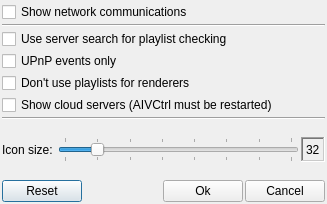
<?xml version="1.0" encoding="UTF-8"?>
<ui version="4.0">
 <class>CSettings</class>
 <widget class="QDialog" name="CSettings">
  <property name="geometry">
   <rect>
    <x>0</x>
    <y>0</y>
    <width>327</width>
    <height>204</height>
   </rect>
  </property>
  <property name="windowTitle">
   <string>Settings</string>
  </property>
  <layout class="QVBoxLayout" name="verticalLayout">
   <property name="spacing">
    <number>2</number>
   </property>
   <property name="leftMargin">
    <number>2</number>
   </property>
   <property name="topMargin">
    <number>2</number>
   </property>
   <property name="rightMargin">
    <number>2</number>
   </property>
   <property name="bottomMargin">
    <number>2</number>
   </property>
   <item>
    <widget class="QCheckBox" name="m_networkCom">
     <property name="toolTip">
      <string>Show or hide the visualization of network communications. </string>
     </property>
     <property name="toolTipDuration">
      <number>-5</number>
     </property>
     <property name="text">
      <string>Show network communications</string>
     </property>
    </widget>
   </item>
   <item>
    <widget class="Line" name="line">
     <property name="orientation">
      <enum>Qt::Horizontal</enum>
     </property>
    </widget>
   </item>
   <item>
    <widget class="QCheckBox" name="m_search">
     <property name="toolTip">
      <string>To update playlists with invalid entries, use the server features if they exist. The update can be faster but lead to errors.</string>
     </property>
     <property name="text">
      <string>Use server search for playlist checking</string>
     </property>
    </widget>
   </item>
   <item>
    <widget class="QCheckBox" name="m_eventOnly">
     <property name="toolTip">
      <string>May reduce the network trafic, but also create some operating erreors.</string>
     </property>
     <property name="text">
      <string>UPnP events only</string>
     </property>
    </widget>
   </item>
   <item>
    <widget class="QCheckBox" name="m_playlists">
     <property name="toolTip">
      <string>Don't use playlists capabilities of renderer. Use only basic UPnP functions.</string>
     </property>
     <property name="text">
      <string>Don't use playlists for renderers</string>
     </property>
    </widget>
   </item>
   <item>
    <widget class="QCheckBox" name="m_cloudServers">
     <property name="toolTip">
      <string>Don't use playlists capabilities of renderer. Use only basic UPnP functions.</string>
     </property>
     <property name="text">
      <string>Show cloud servers (AIVCtrl must be restarted)</string>
     </property>
    </widget>
   </item>
   <item>
    <widget class="Line" name="line_2">
     <property name="orientation">
      <enum>Qt::Horizontal</enum>
     </property>
    </widget>
   </item>
   <item>
    <spacer name="verticalSpacer_2">
     <property name="orientation">
      <enum>Qt::Vertical</enum>
     </property>
     <property name="sizeHint" stdset="0">
      <size>
       <width>20</width>
       <height>40</height>
      </size>
     </property>
    </spacer>
   </item>
   <item>
    <layout class="QHBoxLayout" name="horizontalLayout_2">
     <item>
      <widget class="QLabel" name="label">
       <property name="text">
        <string>Icon size: </string>
       </property>
      </widget>
     </item>
     <item>
      <widget class="QSlider" name="m_iconSize">
       <property name="minimum">
        <number>16</number>
       </property>
       <property name="maximum">
        <number>128</number>
       </property>
       <property name="singleStep">
        <number>16</number>
       </property>
       <property name="pageStep">
        <number>16</number>
       </property>
       <property name="value">
        <number>32</number>
       </property>
       <property name="orientation">
        <enum>Qt::Horizontal</enum>
       </property>
       <property name="tickPosition">
        <enum>QSlider::TicksBothSides</enum>
       </property>
       <property name="tickInterval">
        <number>16</number>
       </property>
      </widget>
     </item>
     <item>
      <widget class="QLabel" name="m_size">
       <property name="frameShape">
        <enum>QFrame::WinPanel</enum>
       </property>
       <property name="frameShadow">
        <enum>QFrame::Sunken</enum>
       </property>
       <property name="text">
        <string>32</string>
       </property>
      </widget>
     </item>
    </layout>
   </item>
   <item>
    <spacer name="verticalSpacer">
     <property name="orientation">
      <enum>Qt::Vertical</enum>
     </property>
     <property name="sizeHint" stdset="0">
      <size>
       <width>20</width>
       <height>40</height>
      </size>
     </property>
    </spacer>
   </item>
   <item>
    <layout class="QHBoxLayout" name="horizontalLayout">
     <item>
      <widget class="QPushButton" name="m_reset">
       <property name="toolTip">
        <string>Restore the default seetings</string>
       </property>
       <property name="text">
        <string>Reset</string>
       </property>
      </widget>
     </item>
     <item>
      <spacer name="horizontalSpacer">
       <property name="orientation">
        <enum>Qt::Horizontal</enum>
       </property>
       <property name="sizeHint" stdset="0">
        <size>
         <width>40</width>
         <height>20</height>
        </size>
       </property>
      </spacer>
     </item>
     <item>
      <widget class="QPushButton" name="m_ok">
       <property name="text">
        <string>Ok</string>
       </property>
      </widget>
     </item>
     <item>
      <widget class="QPushButton" name="m_cancel">
       <property name="text">
        <string>Cancel</string>
       </property>
      </widget>
     </item>
    </layout>
   </item>
  </layout>
 </widget>
 <resources/>
 <connections/>
</ui>
